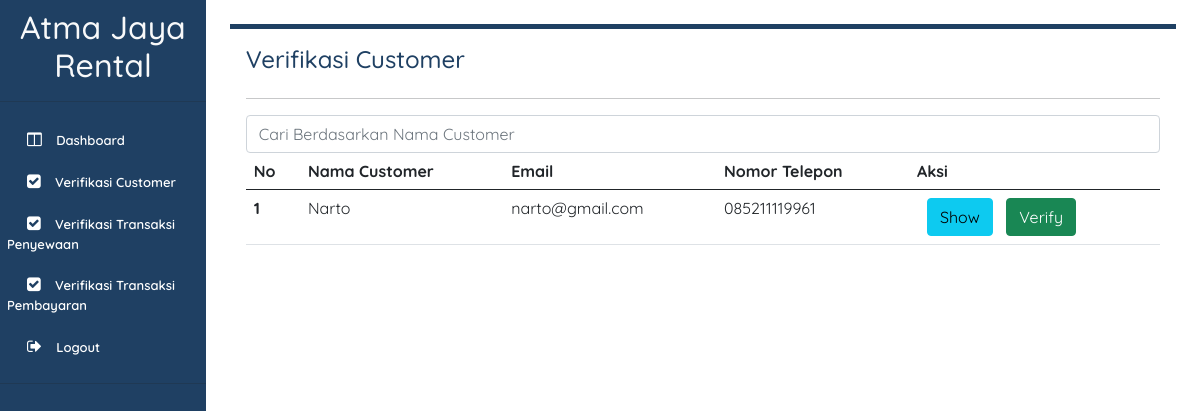
Screenshot of /page/verifikasiCustomerPage.php (signed in) with the database file from the repository.
### tables this page shows
CREATE TABLE `customer` (
  `ID_CUSTOMER` bigint(3) UNSIGNED ZEROFILL NOT NULL,
  `FORMAT_ID_CUSTOMER` varchar(20) DEFAULT NULL,
  `NAMA_CUSTOMER` varchar(32) DEFAULT NULL,
  `ALAMAT_CUSTOMER` varchar(100) DEFAULT NULL,
  `TANGGAL_LAHIR_CUSTOMER` date DEFAULT NULL,
  `JENIS_KELAMIN_CUSTOMER` tinyint(1) DEFAULT NULL,
  `EMAIL_CUSTOMER` varchar(32) DEFAULT NULL,
  `NOMOR_TELEPON_CUSTOMER` varchar(32) DEFAULT NULL,
  `TANDA_PENGENAL_CUSTOMER` varchar(150) DEFAULT NULL,
  `SIM_CUSTOMER` varchar(150) DEFAULT NULL,
  `PASSWORD_CUSTOMER` varchar(150) DEFAULT NULL,
  `VERIFIKASI_CUSTOMER` tinyint(1) DEFAULT 0,
  `id` bigint(20) UNSIGNED NOT NULL
);

### page/verifikasiCustomerPage.php (the view, shortened to what this page needs)
<?php
    include '../component/sidebarCustomerService.php'
?>
    <div class="container p-3 m-4 h-100" style="background-color: #FFFFFF; border-top: 5px solid #1f4063; boxshadow: 0 4px 8px 0 rgba(0, 0, 0, 0.2), 0 6px 20px 0 rgba(0, 0, 0, 0.19);" >
        <div class="title" style="justify-content: space-between; display: flex;">
            <h4 style="color: #1f4063;">Verifikasi Customer</h4>
        </div>
        <hr>
            <table class="table">
            <thead>
                <tr>
                <th scope="col">No</th>
                <th scope="col">Nama Customer</th>
                <th scope="col">Email</th>
                <th scope="col">Nomor Telepon</th>
                <th scope="col">Aksi</th>
                </tr>
            </thead>
            <form action="./verifikasiCustomerPage.php" method="post">
                <input class="form-control" id="nama_customer" name="nama_customer" placeholder="Cari Berdasarkan Nama Customer" aria-describedby="emailHelp">
            </form>
            <tbody>
                <?php
                if(isset($_POST['cari'])){
                    include('../db.php');
                    $nama_customer = $_POST['nama_customer'];
                    $query = mysqli_query($con, "SELECT id_customer, nama_customer, email_customer, nomor_telepon_customer FROM customer WHERE nama_customer LIKE '%$nama_customer%' AND verifikasi_customer=0") or die(mysqli_error($con));
                }else{
                    $query = mysqli_query($con, "SELECT id_customer, nama_customer, email_customer, nomor_telepon_customer FROM customer WHERE verifikasi_customer=0") or die(mysqli_error($con));
                }
                if(mysqli_num_rows($query) == 0) {
                    echo '<tr> <td colspan="7"> Tidak Ada Data Customer </td> </tr>';
                }else{
                    $no = 1;
                    while($data = mysqli_fetch_array($query)){
                    echo'
                        <tr>
                            <th scope="row">'.$no.'</th>
                            <td>'.$data[1].'</td>
                            <td>'.$data[2].'</td>
                            <td>'.$data[3].'</td>
                            <td>
                                <a href="./showCustomerPage.php?id='.$data[0].'">
                                    <button type="button" class="btn btn-info">Show</button>
                                </a>
                                <a href="../process/verifikasiCustomerProcess.php?id='.$data[0].'"
                                    onClick="return confirm ( \'Apakah Anda Yakin Ingin Memverifikasi Data Customer Ini?\')">
                                    <button type="button" class="btn btn-success">Verify</button>
                                </a>
                            </td>
                        </tr>';
                    $no++;
                    }
                }
            ?>
            </tbody>
            </table>
    </div>
    </aside>

### style.css (style rules this page uses)
* { font-family: 'Quicksand', sans-serif; }

### component/sidebarCustomerService.php (style rules this page uses)
* { font-family: "Quicksand", sans-serif; }
a { padding-left: 10px; font-size: 13px; text-decoration: none; color: white; }

### rows the page displays
customer: NAMA_CUSTOMER "Narto", EMAIL_CUSTOMER "narto@gmail.com", NOMOR_TELEPON_CUSTOMER "085211119961"
